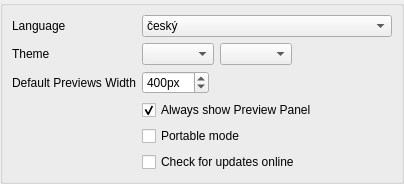
     <widget class="QWidget" name="stackedPagesWidgetPage1_2">
      <layout class="QGridLayout" name="gridLayout_12">
       <property name="leftMargin">
        <number>0</number>
       </property>
       <property name="topMargin">
        <number>0</number>
       </property>
       <property name="rightMargin">
        <number>0</number>
       </property>
       <property name="bottomMargin">
        <number>0</number>
       </property>
       <item row="0" column="0">
        <widget class="QGroupBox" name="interfaceGroupBox">
         <layout class="QFormLayout" name="formLayout_7">
          <property name="fieldGrowthPolicy">
           <enum>QFormLayout::ExpandingFieldsGrow</enum>
          </property>
          <item row="0" column="0">
           <widget class="QLabel" name="label_9">
            <property name="text">
             <string>Language</string>
            </property>
           </widget>
          </item>
          <item row="0" column="1">
           <widget class="QComboBox" name="languageComboBox">
            <property name="minimumSize">
             <size>
              <width>250</width>
              <height>0</height>
             </size>
            </property>
            <property name="maximumSize">
             <size>
              <width>250</width>
              <height>16777215</height>
             </size>
            </property>
            <item>
             <property name="text">
              <string notr="true">český</string>
             </property>
             <property name="icon">
              <iconset>
               <normalon>:/program-icons/CZEC0001</normalon>
              </iconset>
             </property>
            </item>
            <item>
             <property name="text">
              <string notr="true">Dansk</string>
             </property>
             <property name="icon">
              <iconset resource="../../icons.qrc">
               <normaloff>:/program-icons/DK</normaloff>:/program-icons/DK</iconset>
             </property>
            </item>
            <item>
             <property name="text">
              <string notr="true">Deutsch</string>
             </property>
             <property name="icon">
              <iconset>
               <normalon>:/program-icons/GERM0001</normalon>
              </iconset>
             </property>
            </item>
            <item>
             <property name="text">
              <string notr="true">English</string>
             </property>
             <property name="icon">
              <iconset>
               <normalon>:/program-icons/UNKG0001</normalon>
              </iconset>
             </property>
            </item>
            <item>
             <property name="text">
              <string notr="true">Español</string>
             </property>
             <property name="icon">
              <iconset>
               <normalon>:/program-icons/SPAN0001</normalon>
              </iconset>
             </property>
            </item>
            <item>
             <property name="text">
              <string notr="true">Français</string>
             </property>
             <property name="icon">
              <iconset>
               <normalon>:/program-icons/FRAN0001</normalon>
              </iconset>
             </property>
            </item>
            <item>
             <property name="text">
              <string notr="true">Indonesia</string>
             </property>
             <property name="icon">
              <iconset>
               <normalon>:/program-icons/INDN0001</normalon>
              </iconset>
             </property>
            </item>
            <item>
             <property name="text">
              <string notr="true">Italiano</string>
             </property>
             <property name="icon">
              <iconset>
               <normalon>:/program-icons/ITAL0001</normalon>
              </iconset>
             </property>
            </item>
            <item>
             <property name="text">
              <string notr="true">Magyar</string>
             </property>
             <property name="icon">
              <iconset>
               <normalon>:/program-icons/HUNG0001</normalon>
              </iconset>
             </property>
            </item>
            <item>
             <property name="text">
              <string notr="true">Polski</string>
             </property>
             <property name="icon">
              <iconset>
               <normalon>:/program-icons/POLA0001</normalon>
              </iconset>
             </property>
            </item>
            <item>
             <property name="text">
              <string notr="true">Português (Brasil)</string>
             </property>
             <property name="icon">
              <iconset>
               <normalon>:/program-icons/BRA0001</normalon>
              </iconset>
             </property>
            </item>
            <item>
             <property name="text">
              <string notr="true">Русский</string>
             </property>
             <property name="icon">
              <iconset>
               <normalon>:/program-icons/RUSS0001</normalon>
              </iconset>
             </property>
            </item>
            <item>
             <property name="text">
              <string notr="true">Română</string>
             </property>
             <property name="icon">
              <iconset>
               <normalon>:/program-icons/RMNA0001</normalon>
              </iconset>
             </property>
            </item>
            <item>
             <property name="text">
              <string notr="true">Suomi</string>
             </property>
             <property name="icon">
              <iconset>
               <normalon>:/program-icons/FINL0001</normalon>
              </iconset>
             </property>
            </item>
            <item>
             <property name="text">
              <string notr="true">Türk</string>
             </property>
             <property name="icon">
              <iconset>
               <normalon>:/program-icons/TURK0001</normalon>
              </iconset>
             </property>
            </item>
            <item>
             <property name="text">
              <string notr="true">中文</string>
             </property>
             <property name="icon">
              <iconset>
               <normalon>:/program-icons/CHIN0001</normalon>
              </iconset>
             </property>
            </item>
           </widget>
          </item>
          <item row="4" column="0">
           <widget class="QLabel" name="label_4">
            <property name="text">
             <string>Default Previews Width</string>
            </property>
           </widget>
          </item>
          <item row="4" column="1">
           <widget class="QSpinBox" name="previewsWidthSpinBox">
            <property name="sizePolicy">
             <sizepolicy hsizetype="Preferred" vsizetype="Fixed">
              <horstretch>0</horstretch>
              <verstretch>0</verstretch>
             </sizepolicy>
            </property>
            <property name="maximumSize">
             <size>
              <width>250</width>
              <height>16777215</height>
             </size>
            </property>
            <property name="suffix">
             <string>px</string>
            </property>
            <property name="minimum">
             <number>128</number>
            </property>
            <property name="maximum">
             <number>2048</number>
            </property>
            <property name="value">
             <number>400</number>
            </property>
           </widget>
          </item>
          <item row="5" column="1">
           <widget class="QCheckBox" name="checkBoxTMOWindowsPreviewPanel">
            <property name="text">
             <string>Always show Preview Panel</string>
            </property>
            <property name="checked">
             <bool>true</bool>
            </property>
           </widget>
          </item>
          <item row="6" column="1">
           <widget class="QCheckBox" name="chkPortableMode">
            <property name="toolTip">
             <string>Saves the settings along the program files, to be portable</string>
            </property>
            <property name="text">
             <string>Portable mode</string>
            </property>
           </widget>
          </item>
          <item row="7" column="1">
           <widget class="QCheckBox" name="chkCheckForUpdates">
            <property name="toolTip">
             <string>Once a day, ask GitHub whether a newer LumiereHDR release exists</string>
            </property>
            <property name="text">
             <string>Check for updates online</string>
            </property>
           </widget>
          </item>
          <item row="1" column="1">
           <layout class="QHBoxLayout" name="horizontalLayout_21">
            <item>
             <widget class="QComboBox" name="themeComboBox"/>
            </item>
            <item>
             <widget class="QComboBox" name="colorSchemeComboBox">
              <property name="toolTip">
               <string>Light or dark colours; Follow system matches the operating system</string>
              </property>
             </widget>
            </item>
           </layout>
          </item>
          <item row="1" column="0">
           <widget class="QLabel" name="label">
            <property name="text">
             <string>Theme</string>
            </property>
           </widget>
          </item>
         </layout>
        </widget>
       </item>
      </layout>
     </widget>
